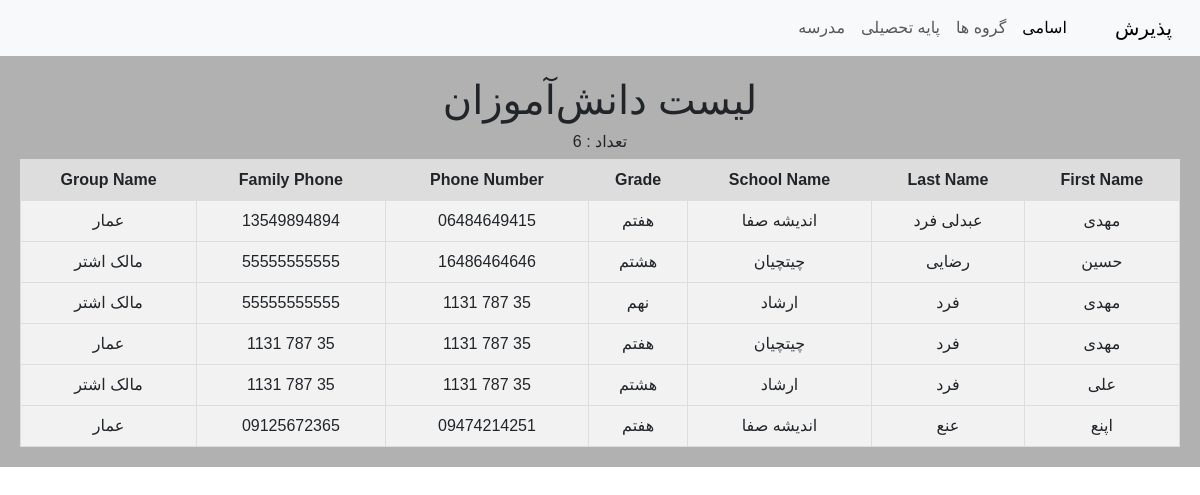
Page /create/ on the earlier database version.
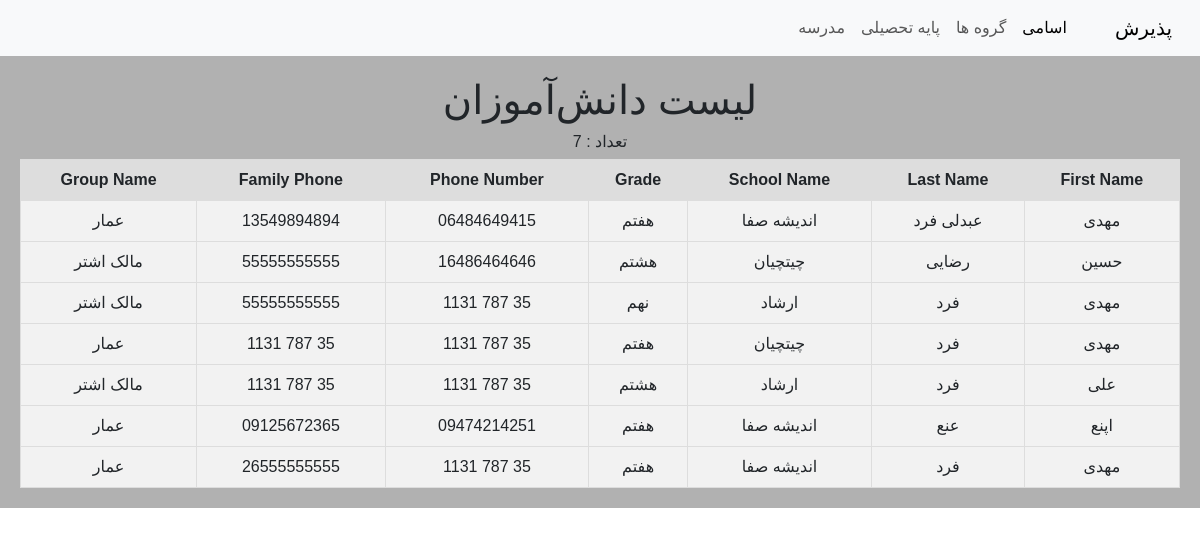
Same page on the later database version.
### home/models.py (models this page shows)
class Paziresh(models.Model):
    fname = models.CharField(max_length=100)
    lname = models.CharField(max_length=500)
    school_name = models.CharField(max_length=500)
    grade = models.CharField(max_length=50)
    phone = models.CharField(max_length=20)
    parent_phone = models.CharField(max_length=20)
    group_name = models.CharField(max_length=50)
    created_bey = models.CharField(max_length=50)
    created = models.DateTimeField(auto_now=True)

### home/views.py (the view)
# urls.py: path('create/', views.all, name='allstudent'),
def all(request):
    all = Paziresh.objects.all()
    all_count = Paziresh.objects.all().count()
    return render(request, 'hello.html', {'all_student':all, 'count':all_count})

### templates/hello.html (shortened to what this page needs)
{% extends 'base.html' %}
{% block c %}
    <h1>لیست دانش‌آموزان</h1>
    <h6> تعداد : {{ count }}</h6>
    <table style="border-collapse: collapse; width: 100%; background-color: #f2f2f2;">
        <tr style="background-color: #ddd;">
            <th style="border: 1px solid #ddd; padding: 8px;">First Name</th>
            <th style="border: 1px solid #ddd; padding: 8px;">Last Name</th>
            <th style="border: 1px solid #ddd; padding: 8px;">School Name</th>
            <th style="border: 1px solid #ddd; padding: 8px;">Grade</th>
            <th style="border: 1px solid #ddd; padding: 8px;">Phone Number</th>
            <th style="border: 1px solid #ddd; padding: 8px;">Family Phone</th>
            <th style="border: 1px solid #ddd; padding: 8px;">Group Name</th>
        </tr>
        {% for student in all_student %}
        <tr style="border: 1px solid #ddd;">
            <td style="border: 1px solid #ddd; padding: 8px;">{{ student.fname }}</td>
            <td style="border: 1px solid #ddd; padding: 8px;">{{ student.lname }}</td>
            <td style="border: 1px solid #ddd; padding: 8px;">{{ student.school_name }}</td>
            <td style="border: 1px solid #ddd; padding: 8px;">{{ student.grade }}</td>
            <td style="border: 1px solid #ddd; padding: 8px;">{{ student.phone }}</td>
            <td style="border: 1px solid #ddd; padding: 8px;">{{ student.parent_phone }}</td>
            <td style="border: 1px solid #ddd; padding: 8px;">{{ student.group_name }}</td>
        </tr>
        {% endfor %}
    </table>
{% endblock %}

Differences in the rows shown:
added Paziresh: fname "مهدی", lname "فرد", school_name "اندیشه‌ صفا", grade "هفتم", phone "35 787 1131", parent_phone "26555555555", group_name "عمار"
Other differences:
{{ count }}: "6" → "7"
